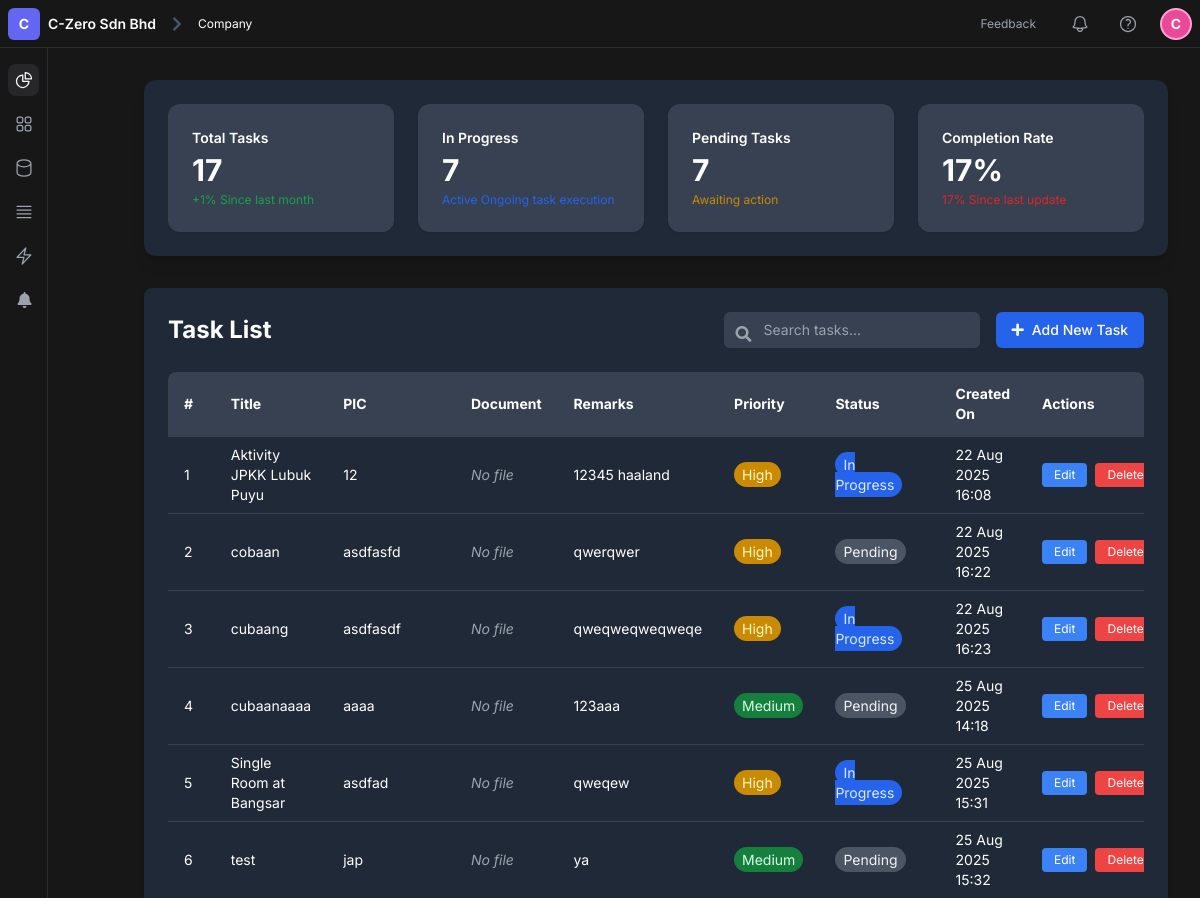
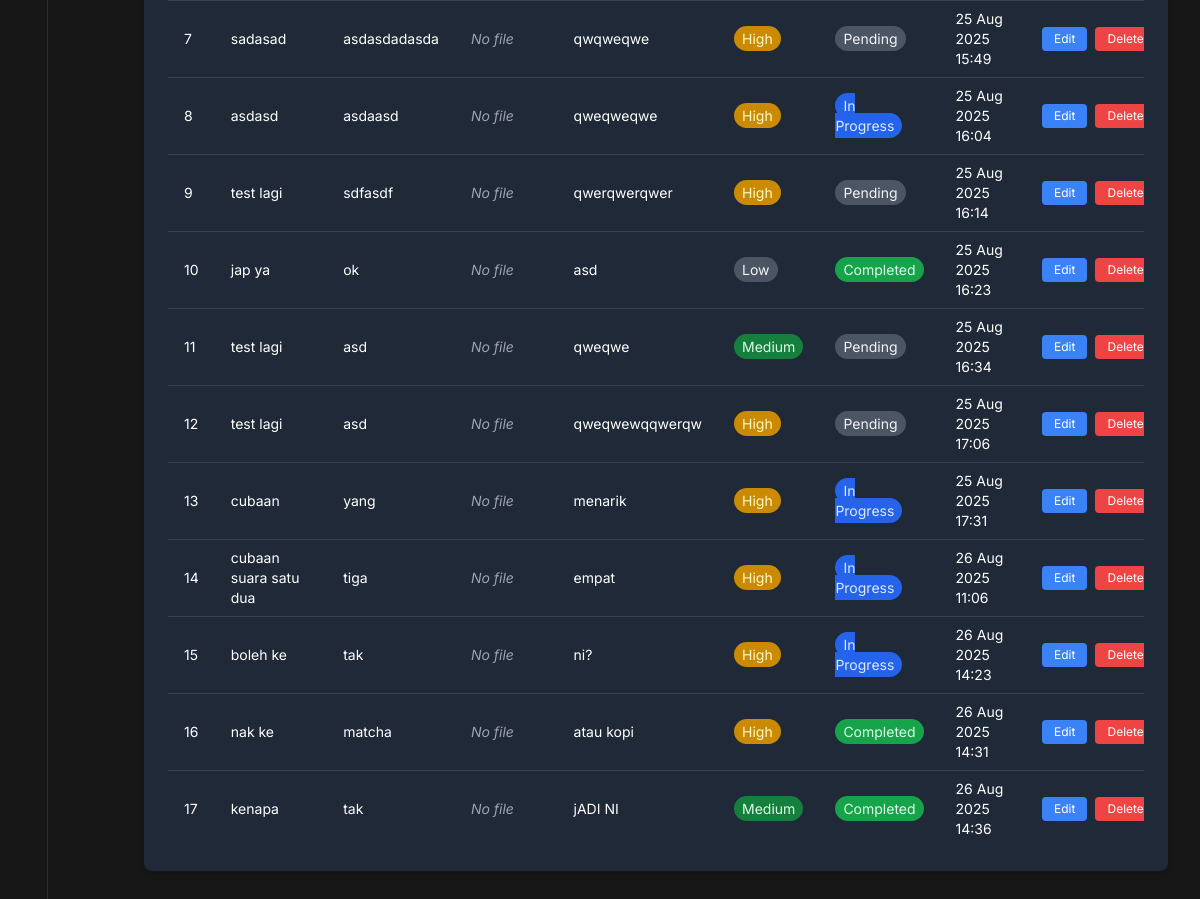
The page /auth/admin_dashboard/ (signed in) on the database its author committed (2 pictures, top to bottom).
### accounts/models/admin_models.py (models this page shows, shortened)
class Task(models.Model):
    PRIORITY_CHOICES = [
        ('High', 'High'),
        ('Medium', 'Medium'),
        ('Low', 'Low'),
    ]
    STATUS_CHOICES = [
        ('Pending', 'Pending'),
        ('In Progress', 'In Progress'),
        ('Completed', 'Completed'),
    ]
    title = models.CharField(max_length=255)
    pic = models.CharField(max_length=100)  # Person in charge
    document = models.FileField(upload_to='tasks/docs/', blank=True, null=True)
    remarks = models.TextField(blank=True)
    created_at = models.DateTimeField(auto_now_add=True)
    priority = models.CharField(max_length=10, choices=PRIORITY_CHOICES)
    status = models.CharField(max_length=20, choices=STATUS_CHOICES)

### accounts/views/admin_views.py (the view, shortened to what this page needs)
# urls.py: path('admin_dashboard/', views.dashboard_view, name='admin_dashboard'),
@role_required('1')
def dashboard_view(request):
    tasks = Task.objects.all().order_by('created_at')
    total_tasks = tasks.count()
    in_progress = tasks.filter(status="In Progress").count()
    pending = tasks.filter(status="Pending").count()
    completed = tasks.filter(status="Completed").count()
    completion_rate = int((completed / total_tasks) * 100) if total_tasks > 0 else 0
    unread_notifications = Notification.objects.filter(user=request.user, is_read=False).count()
    if unread_notifications == 0:
        total_notifications = Notification.objects.filter(user=request.user).count()
    context = {
        'tasks': tasks,
        'total_tasks': total_tasks,
        'in_progress': in_progress,
        'pending': pending,
        'completion_rate': completion_rate,
        'unread_notifications': unread_notifications,  # 🔔 Add notification count
    }
    return render(request, 'accounts/admin/admin_dashboard.html', context)

### accounts/context_processors.py (called while the page is built, shortened)
def task_metrics(request):
    if not request.user.is_authenticated:
        return {}
    tasks = Task.objects.all()
    total_tasks = tasks.count()
    in_progress = tasks.filter(status="In Progress").count()
    pending = tasks.filter(status="Pending").count()
    completed = tasks.filter(status="Completed").count()
    completion_rate = int((completed / total_tasks) * 100) if total_tasks > 0 else 0
    return {
        'total_tasks': total_tasks,
        'in_progress': in_progress,
        'pending': pending,
        'completion_rate': completion_rate,
    }

def installer_task_metrics(request):
    if not request.user.is_authenticated:
        return {}
    try:
        installer_profile = request.user.installerprofile
    except AttributeError:
        return {}

def current_company(request):
    if not request.user.is_authenticated:
        return {"current_company": "Company"}
    if getattr(request.user, "role", None) == 1:
        return {"current_company": "Admin"}
    try:
        installer = InstallerProfile.objects.get(user=request.user)
        company_name = installer.company_name or "Company"
    except InstallerProfile.DoesNotExist:
        company_name = "Company"
    initial = company_name[0].upper() if company_name else "C"
    return {"current_company": company_name, "company_initial": initial}

def user_company_info(request):
    if not request.user.is_authenticated:
        return {
            "username": "Guest",
            "company_name": "Company",
            "company_initial": "C"
        }
    username = request.user.username
    if getattr(request.user, "role", None) == 1:
        company_name = "Admin"
    else:
        try:
            installer = InstallerProfile.objects.get(user=request.user)
            company_name = installer.company_name or "Company"
        except InstallerProfile.DoesNotExist:
            company_name = "Company"
    company_initial = company_name[0].upper() if company_name else "C"
    return {
        "username": username,
        "company_name": company_name,
        "company_initial": company_initial,
    }

### accounts/templates/accounts/admin/admin_dashboard.html (shortened to what this page needs)
{% extends 'base.html' %}
{% block content %}
<div class="min-h-screen ml-16 mt-12 p-8">
  {% load custom_filters %}
  <div class="bg-gray-800 rounded-xl shadow-lg p-6 mb-8 min-h-[100px]">
    <div class="grid grid-cols-1 md:grid-cols-2 lg:grid-cols-4 gap-6">
      <div class="bg-gray-700 p-6 rounded-xl shadow-sm">
        <h3 class="text-sm text-white font-semibold mb-1">Total Tasks</h3>
        <p class="text-3xl font-bold text-white">{{ total_tasks }}</p>
        <p class="text-xs text-green-600 mt-1">+1% Since last month</p>
      </div>
      <div class="bg-gray-700 p-6 rounded-xl shadow-sm">
        <h3 class="text-sm text-white font-semibold mb-1">In Progress</h3>
        <p class="text-3xl font-bold text-white">{{ in_progress }}</p>
        <p class="text-xs text-blue-600 mt-1">Active Ongoing task execution</p>
      </div>
      <div class="bg-gray-700 p-6 rounded-xl shadow-sm">
        <h3 class="text-sm text-white font-semibold mb-1">Pending Tasks</h3>
        <p class="text-3xl font-bold text-white">{{ pending }}</p>
        <p class="text-xs text-yellow-600 mt-1">Awaiting action</p>
      </div>
      <div class="bg-gray-700 p-6 rounded-xl shadow-sm">
        <h3 class="text-sm text-white font-semibold mb-1">Completion Rate</h3>
        <p class="text-3xl font-bold text-white">{{ completion_rate }}%</p>
        <p class="text-xs text-red-600 mt-1">{{ completion_rate }}% Since last update</p>
      </div>
    </div>
  </div>
  <div class="bg-gray-800 shadow-md rounded-lg p-6 text-white">
    <div class="flex flex-col sm:flex-row sm:items-center sm:justify-between mb-6 gap-4">
      <h2 class="text-2xl font-bold">Task List</h2>
      <div class="flex flex-col sm:flex-row gap-2 sm:gap-4 w-full sm:w-auto">
        <div class="relative w-full sm:w-64">
          <input type="text" placeholder="Search tasks..."
            class="w-full bg-gray-700 text-white text-sm px-4 py-2 rounded-md pl-10 focus:outline-none focus:ring-2 focus:ring-blue-500" />
          <span class="absolute left-3 top-2.5 text-gray-400">
            <i class="fas fa-search"></i>
          </span>
        </div>
        <a href="{% url 'add_task' %}"
          class="bg-blue-600 hover:bg-blue-700 text-white px-4 py-2 rounded-md text-sm font-medium inline-flex items-center">
          <i class="fas fa-plus mr-2"></i> Add New Task
        </a>
      </div>
    </div>
    <div class="overflow-x-auto rounded-lg">
      <table class="min-w-full divide-y divide-gray-700 text-sm text-white">
        <thead class="bg-gray-700 text-left">
          <tr>
            <th class="px-4 py-3">#</th>
            <th class="px-4 py-3">Title</th>
            <th class="px-4 py-3">PIC</th>
            <th class="px-4 py-3">Document</th>
            <th class="px-4 py-3">Remarks</th>
            <th class="px-4 py-3">Priority</th>
            <th class="px-4 py-3">Status</th>
            <th class="px-4 py-3">Created On</th>
            <th class="px-4 py-3">Actions</th>
          </tr>
        </thead>
        <tbody class="bg-gray-800 divide-y divide-gray-700">
          {% for task in tasks %}
          <tr>
            <td class="px-4 py-2">{{ forloop.counter }}</td>
            <td class="px-4 py-2">{{ task.title }}</td>
            <td class="px-4 py-2">{{ task.pic }}</td>
            <td class="px-4 py-2">
              {% if task.document %}
              <a href="{{ task.document.url }}" class="text-blue-400 hover:underline">{{ task.document.name|basename }}</a>
              {% else %}
              <span class="text-gray-400 italic">No file</span>
              {% endif %}
            </td>
            <td class="px-4 py-2">{{ task.remarks }}</td>
            <td class="px-4 py-2">
              {% if task.priority == "High" %}
              <span class="px-2 py-1 bg-yellow-600 text-yellow-100 rounded-full">High</span>
              {% elif task.priority == "Medium" %}
              <span class="px-2 py-1 bg-green-700 text-green-100 rounded-full">Medium</span>
              {% else %}
              <span class="px-2 py-1 bg-gray-600 text-gray-100 rounded-full">Low</span>
              {% endif %}
            </td>
            <td class="px-4 py-2">
              {% if task.status == "In Progress" %}
              <span class="px-2 py-1 bg-blue-600 text-blue-100 rounded-full">In Progress</span>
              {% elif task.status == "Pending" %}
              <span class="px-2 py-1 bg-gray-600 text-gray-100 rounded-full">Pending</span>
              {% elif task.status == "Completed" %}
              <span class="px-2 py-1 bg-green-600 text-green-100 rounded-full">Completed</span>
              {% else %}
              <span class="px-2 py-1 bg-red-600 text-red-100 rounded-full">Unknown</span>
              {% endif %}
            </td>
            <td class="px-4 py-2">{{ task.created_at|date:"d M Y H:i" }}</td>
            <td class="px-4 py-2">
              <div class="flex gap-2">
                <a href="{% url 'edit_task' task.id %}"
                  class="bg-blue-500 hover:bg-blue-600 text-white px-3 py-1 rounded text-xs">Edit</a>
                <a href="{% url 'delete_task' task.id %}"
                  class="bg-red-500 hover:bg-red-600 text-white px-3 py-1 rounded text-xs"
                  onclick="return confirm('Are you sure you want to delete this task?')">Delete</a>
              </div>
            </td>
          </tr>
          {% empty %}
          <tr>
            <td colspan="9" class="px-4 py-4 text-center text-gray-400 italic">No tasks found.</td>
          </tr>
          {% endfor %}
        </tbody>
      </table>
    </div>
  </div>
</div>
{% endblock %}

### accounts/templates/base.html (style rules this page uses)
body { font-family: "Inter", sans-serif; background-color: #171717; }

### rows shown on the page
Task: title "Aktivity JPKK Lubuk Puyu", pic "12", document "No file", remarks "12345 haaland", priority "High", status "In Progress", created_at "22 Aug 2025 16:08"
Task: title "cobaan", pic "asdfasfd", document "No file", remarks "qwerqwer", priority "High", status "Pending", created_at "22 Aug 2025 16:22"
Task: title "cubaang", pic "asdfasdf", document "No file", remarks "qweqweqweqweqe", priority "High", status "In Progress", created_at "22 Aug 2025 16:23"
Task: title "cubaanaaaa", pic "aaaa", document "No file", remarks "123aaa", priority "Medium", status "Pending", created_at "25 Aug 2025 14:18"
Task: title "Single Room at Bangsar", pic "asdfad", document "No file", remarks "qweqew", priority "High", status "In Progress", created_at "25 Aug 2025 15:31"
Task: title "test", pic "jap", document "No file", remarks "ya", priority "Medium", status "Pending", created_at "25 Aug 2025 15:32"
Task: title "sadasad", pic "asdasdadasda", document "No file", remarks "qwqweqwe", priority "High", status "Pending", created_at "25 Aug 2025 15:49"
Task: title "asdasd", pic "asdaasd", document "No file", remarks "qweqweqwe", priority "High", status "In Progress", created_at "25 Aug 2025 16:04"
Task: title "test lagi", pic "sdfasdf", document "No file", remarks "qwerqwerqwer", priority "High", status "Pending", created_at "25 Aug 2025 16:14"
Task: title "jap ya", pic "ok", document "No file", remarks "asd", priority "Low", status "Completed", created_at "25 Aug 2025 16:23"
Task: title "test lagi", pic "asd", document "No file", remarks "qweqwe", priority "Medium", status "Pending", created_at "25 Aug 2025 16:34"
Task: title "test lagi", pic "asd", document "No file", remarks "qweqwewqqwerqw", priority "High", status "Pending", created_at "25 Aug 2025 17:06"
Task: title "cubaan", pic "yang", document "No file", remarks "menarik", priority "High", status "In Progress", created_at "25 Aug 2025 17:31"
Task: title "cubaan suara satu dua", pic "tiga", document "No file", remarks "empat", priority "High", status "In Progress", created_at "26 Aug 2025 11:06"
Task: title "boleh ke", pic "tak", document "No file", remarks "ni?", priority "High", status "In Progress", created_at "26 Aug 2025 14:23"
Task: title "nak ke", pic "matcha", document "No file", remarks "atau kopi", priority "High", status "Completed", created_at "26 Aug 2025 14:31"
Task: title "kenapa", pic "tak", document "No file", remarks "jADI NI", priority "Medium", status "Completed", created_at "26 Aug 2025 14:36"

### other values the page prints
{{ current_company }} "Company"
{{ company_initial }} "C"
{{ total_tasks }} "17"
{{ in_progress }} "7"
{{ pending }} "7"
{{ completion_rate }} "17"
